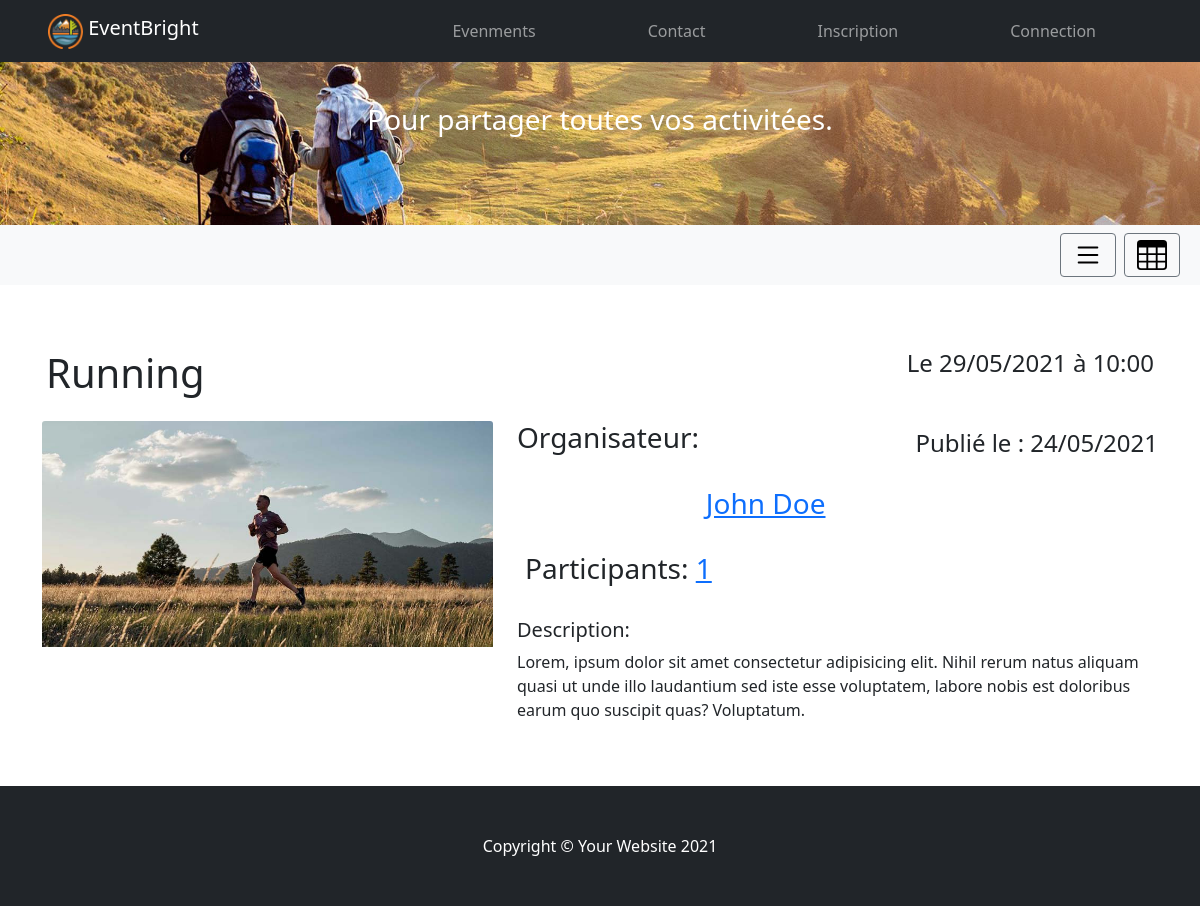
The app's page /?page=event&id=2 with its own data.
### tables this page shows
CREATE TABLE `events` (
  `id` int(6) UNSIGNED NOT NULL,
  `creatorID` int(6) UNSIGNED DEFAULT NULL,
  `name` varchar(150) DEFAULT NULL,
  `category` varchar(50) DEFAULT NULL,
  `place` varchar(255) DEFAULT NULL,
  `city` varchar(50) DEFAULT NULL,
  `description` text DEFAULT NULL,
  `img` varchar(50) DEFAULT NULL,
  `active` tinyint(1) NOT NULL DEFAULT 1,
  `postDate` date DEFAULT NULL,
  `date` date DEFAULT NULL,
  `time` time DEFAULT NULL,
  `subscribed` int(2) DEFAULT 0
);

### components/model.php (called while the page is built, shortened)
<?php
$pdo = null;
function getEventByID($eventID)
{
    global $pdo;
    $sql = "SELECT * FROM events WHERE id=$eventID";
    $stmt = $pdo->prepare($sql);
    $stmt->execute();
    $data = $stmt->fetch();
    $creatorID = $data['creatorID'];
    $creator = getOriansator($creatorID);
    $data['names'] = $creator;
    return $data;
}
function getOriansator($creatorID)
{
    global $pdo;
    $data = $pdo->query("SELECT firstname, lastname FROM `users` WHERE `id`= $creatorID")->fetch(PDO::FETCH_ASSOC);
    $names = implode(" ", $data);
    return $names;
}
function subsCount($eventID)
{
    global $pdo;
    $subs = $pdo->query("SELECT `id` FROM `subs` WHERE eventID = $eventID")->fetchAll(PDO::FETCH_ASSOC);
    $count = count($subs);
    return $count;
}

### components/viewsControllers/event_controller.php (called while the page is built, shortened)
<?php
require_once "components/convert.php";
if (isset($_GET['id'])) {
    $eventID = $_GET['id'];
    $event = getEventByID($eventID);
    $creatorID = $event['creatorID'];
    $count = subsCount($eventID);
    $name = $event['name'];
    $postDate = toFrDate($event['postDate']);
    $date = $event['date'];
    $frDate = toFrDate($date);
    $time = substr($event['time'], 0, 5);
    $names = $event['names'];
    $link = "?page=user&id=$creatorID";
} else {
    header("Location: ../index.php");
}

### components/convert.php (called while the page is built)
<?php
function toFrDate($date)
{
    $ymd = explode('-', $date);
    $frommatDate = $ymd[2] . '/' . $ymd[1] . '/' . $ymd[0];
    return $frommatDate;
}

### views/event.php (the view, shortened to what this page needs)
<?php
require_once "components/viewsControllers/event_controller.php";
?>
<main id='main' class="py-5 container">
  <div class="row">
    <h1 class="p-3 col-6"><?=$name ?></h1>
    <h4 class="p-3 col-6 text-end">Le <?="$frDate à $time" ?></h4>
  </div>
  <div class="row">
  <div class="col-lg-5">
  <img class="card-img-top" src="<?="public/uploads/", $event['img'] ?>" alt="" />
  </div>
  <div class="col-lg-7">
  <div class="row">
  <div class='col-6 py<i class="fas fa-wifi-2    "></i>'>
      <h3>Organisateur:</h3> <br>
      <h3 class="text-end"><a href="<?=$link ?>"><?="$names" ?></a></h3>
  </div>
      <h4 class="col-6 text-end py-2">Publié le : <?="$postDate" ?> </h4>
         <h3 class="ms-2 py-4">Participants: <a href="?page=lestEventUsers&eventID=<?=$eventID ?>"><?=$count ?></a></h3>
         <div class="col-12">
    <h4 class="text-start lead">Description:</h4>
      <p class="py3">
      <?=$event['description'] ?>
      </p>
    </div>
  </div>
    </div>
  </div>
</main>

### records on screen
events: name "Running", date "29/05/2021", time "10:00", img (picture), postDate "24/05/2021", description "Lorem, ipsum dolor sit amet consectetur adipisicing elit. Nihil rerum natus aliquam quasi ut unde illo laudantium sed iste esse voluptatem, labore nobis est doloribus earum quo suscipit quas? Voluptatum."

### other values on screen
$names "John Doe"
$count "1"
